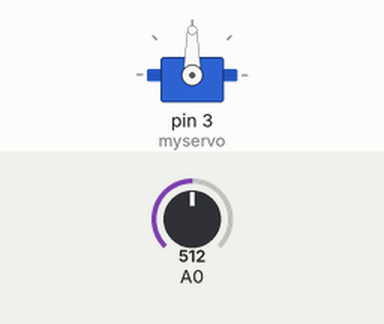
The sketch below on a simulated Arduino Uno, built with avr-gcc and run on an emulated ATmega328P. On the bench: servo. The test bench sets the inputs (shaded band); at power-on: A0 = 512.

Above: at 1.2 s.
1.3 s: A0 set to 716
At 1.8 s:
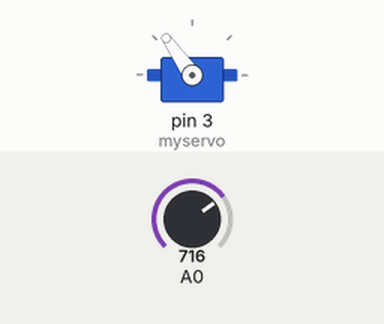
2.8 s: A0 set to 900
At 4.0 s:
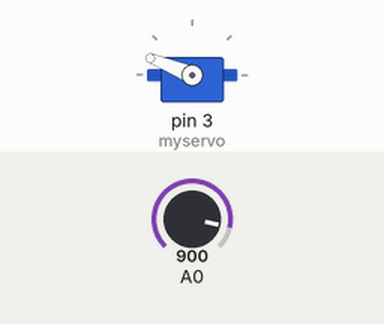
4.3 s: A0 set to 1023
At 5.3 s:
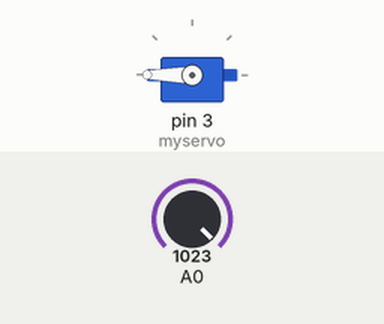
5.8 s: A0 set to 306
At 6.4 s:
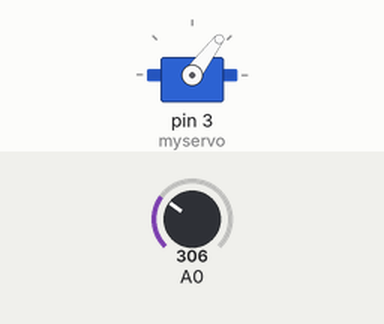
7.3 s: A0 set to 122
At 8.7 s:
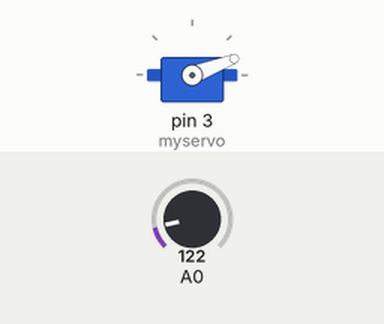
Timing chart, 0 to 9.8 s (numbered marks = the images above; inputs shaded):
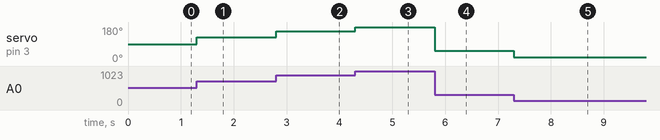

Measured:
- after the input at 1.3 s, servo on pin 3 (myservo): 90° → 125° at once
- after the input at 2.8 s, servo on pin 3 (myservo): 125° → 158° at once
- after the input at 4.3 s, servo on pin 3 (myservo): 158° → 180° at once
- after the input at 5.8 s, servo on pin 3 (myservo): 180° → 53° at once
- after the input at 7.3 s, servo on pin 3 (myservo): 53° → 21° at once

The sketch:

Lab5_1.ino
```cpp
#include <Servo.h>
Servo myservo;
int val = 0;


void setup() {
  myservo.attach(3);

}

void loop() {
  val = analogRead(A0);
  int degree = map(val, 0, 1023, 0, 180);
  myservo.write(degree);
}
```
